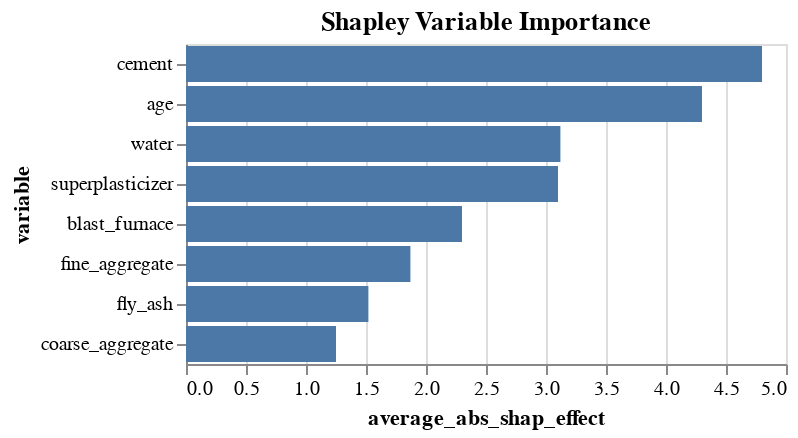

Write notebook code for a chart like this one.
### Markdown cell above
## Variable Importace

### Code cell
# Get a sample of 300 values
explain  = X |> @take(1000) |> DataFrame;

# Prediction function to dataframe
function predict_function(model, data)
  data_pred = DataFrame(y_pred = predict(model, data))
  return data_pred
end


# Compute stochastic Shapley values.
data_shap = ShapML.shap(explain = explain,
                        model = mach,
                        predict_function = predict_function,
                        sample_size = 60,
                        seed = 1
                        );

# Calculate Average Absolute Shapley Effect
shap_df = data_shap |> 
@select(:index, :feature_name, :shap_effect) |>
@mutate(abs_shap_effect = abs(_.shap_effect)) |>
@groupby(_.feature_name) |>
@map({variable = key(_), average_abs_shap_effect = mean(_.abs_shap_effect)}) |>
@mutate(average_abs_shap_effect = round(_.average_abs_shap_effect, digits = 2)) |>
@orderby_descending(_.average_abs_shap_effect) |> DataFrame;

# Plot the results
@vlplot(
  data = shap_df,
  mark = :bar,
  y = {"variable:n", sort = "-x"},
  x = "average_abs_shap_effect:q",
  title = "Shapley Variable Importance"
)

### Figure 1 — Vega-Lite specification as saved in the notebook (floating-point values rounded to 4 significant figures)
{"data": {"values": [{"variable": "cement", "average_abs_shap_effect": 4.8}, {"variable": "age", "average_abs_shap_effect": 4.3}, {"variable": "water", "average_abs_shap_effect": 3.12}, {"variable": "superplasticizer", "average_abs_shap_effect": 3.1}, {"variable": "blast_furnace", "average_abs_shap_effect": 2.3}, {"variable": "fine_aggregate", "average_abs_shap_effect": 1.87}, {"variable": "fly_ash", "average_abs_shap_effect": 1.52}, {"variable": "coarse_aggregate", "average_abs_shap_effect": 1.25}]}, "mark": "bar", "title": "Shapley Variable Importance", "encoding": {"y": {"sort": "-x", "field": "variable", "type": "nominal"}, "x": {"field": "average_abs_shap_effect", "type": "quantitative"}}}
